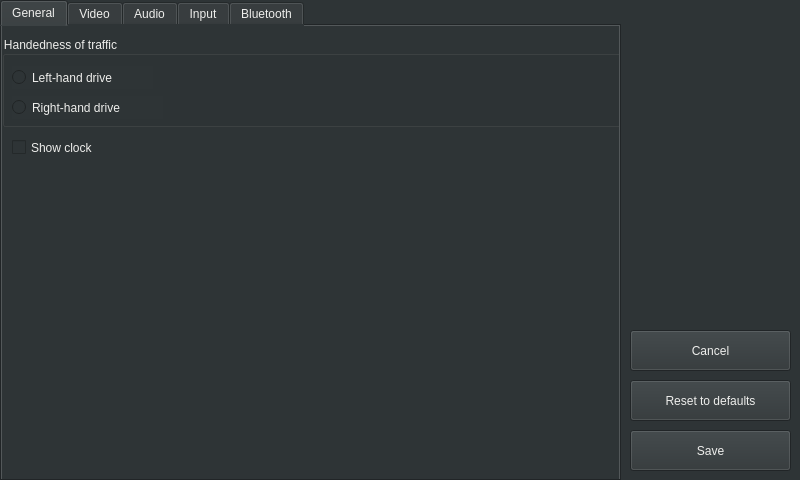
<?xml version="1.0" encoding="UTF-8"?>
<ui version="4.0">
 <class>SettingsWindow</class>
 <widget class="QWidget" name="SettingsWindow">
  <property name="geometry">
   <rect>
    <x>0</x>
    <y>0</y>
    <width>800</width>
    <height>480</height>
   </rect>
  </property>
  <property name="minimumSize">
   <size>
    <width>800</width>
    <height>480</height>
   </size>
  </property>
  <property name="maximumSize">
   <size>
    <width>800</width>
    <height>480</height>
   </size>
  </property>
  <property name="windowTitle">
   <string>Settings</string>
  </property>
  <property name="styleSheet">
   <string notr="true">background-color: rgb(46, 52, 54);
color: rgb(238, 238, 236);</string>
  </property>
  <widget class="QPushButton" name="pushButtonSave">
   <property name="geometry">
    <rect>
     <x>630</x>
     <y>430</y>
     <width>161</width>
     <height>41</height>
    </rect>
   </property>
   <property name="text">
    <string>Save</string>
   </property>
   <property name="autoDefault">
    <bool>false</bool>
   </property>
  </widget>
  <widget class="QPushButton" name="pushButtonCancel">
   <property name="geometry">
    <rect>
     <x>630</x>
     <y>330</y>
     <width>161</width>
     <height>41</height>
    </rect>
   </property>
   <property name="text">
    <string>Cancel</string>
   </property>
   <property name="autoDefault">
    <bool>false</bool>
   </property>
   <property name="default">
    <bool>false</bool>
   </property>
  </widget>
  <widget class="QTabWidget" name="tabWidget">
   <property name="geometry">
    <rect>
     <x>0</x>
     <y>0</y>
     <width>621</width>
     <height>481</height>
    </rect>
   </property>
   <property name="currentIndex">
    <number>0</number>
   </property>
   <widget class="QWidget" name="tabGeneral">
    <attribute name="title">
     <string>General</string>
    </attribute>
    <widget class="QGroupBox" name="groupBoxHandenessOfTraffic">
     <property name="geometry">
      <rect>
       <x>0</x>
       <y>10</y>
       <width>621</width>
       <height>91</height>
      </rect>
     </property>
     <property name="title">
      <string>Handedness of traffic</string>
     </property>
     <widget class="QRadioButton" name="radioButtonLeftHandDrive">
      <property name="geometry">
       <rect>
        <x>10</x>
        <y>30</y>
        <width>141</width>
        <height>23</height>
       </rect>
      </property>
      <property name="text">
       <string>Left-hand drive</string>
      </property>
     </widget>
     <widget class="QRadioButton" name="radioButtonRightHandDrive">
      <property name="geometry">
       <rect>
        <x>10</x>
        <y>60</y>
        <width>151</width>
        <height>23</height>
       </rect>
      </property>
      <property name="text">
       <string>Right-hand drive</string>
      </property>
     </widget>
    </widget>
    <widget class="QCheckBox" name="checkBoxShowClock">
     <property name="geometry">
      <rect>
       <x>10</x>
       <y>110</y>
       <width>111</width>
       <height>23</height>
      </rect>
     </property>
     <property name="text">
      <string>Show clock</string>
     </property>
    </widget>
   </widget>
   <widget class="QWidget" name="tabVideo">
    <attribute name="title">
     <string>Video</string>
    </attribute>
    <widget class="QGroupBox" name="groupBoxResolution">
     <property name="geometry">
      <rect>
       <x>0</x>
       <y>80</y>
       <width>621</width>
       <height>141</height>
      </rect>
     </property>
     <property name="title">
      <string>Resolution</string>
     </property>
     <widget class="QRadioButton" name="radioButton480p">
      <property name="geometry">
       <rect>
        <x>10</x>
        <y>30</y>
        <width>71</width>
        <height>23</height>
       </rect>
      </property>
      <property name="text">
       <string>480p</string>
      </property>
     </widget>
     <widget class="QRadioButton" name="radioButton720p">
      <property name="geometry">
       <rect>
        <x>120</x>
        <y>30</y>
        <width>71</width>
        <height>23</height>
       </rect>
      </property>
      <property name="text">
       <string>720p</string>
      </property>
     </widget>
     <widget class="QRadioButton" name="radioButton1080p">
      <property name="geometry">
       <rect>
        <x>230</x>
        <y>30</y>
        <width>81</width>
        <height>23</height>
       </rect>
      </property>
      <property name="text">
       <string>1080p</string>
      </property>
     </widget>
     <widget class="QLabel" name="labelResolutionWarning">
      <property name="geometry">
       <rect>
        <x>50</x>
        <y>60</y>
        <width>561</width>
        <height>71</height>
       </rect>
      </property>
      <property name="text">
       <string>&lt;html&gt;&lt;head/&gt;&lt;body&gt;&lt;p align=&quot;justify&quot;&gt;&lt;span style=&quot; font-style:italic;&quot;&gt;720p and 1080p must be activated in hidden Developer settings of Android Auto application.&lt;/span&gt;&lt;/p&gt;&lt;/body&gt;&lt;/html&gt;</string>
      </property>
      <property name="wordWrap">
       <bool>true</bool>
      </property>
      <property name="margin">
       <number>10</number>
      </property>
     </widget>
     <widget class="QLabel" name="labelResolutionWarningIcon">
      <property name="geometry">
       <rect>
        <x>20</x>
        <y>60</y>
        <width>31</width>
        <height>71</height>
       </rect>
      </property>
      <property name="text">
       <string>&lt;html&gt;&lt;head/&gt;&lt;body&gt;&lt;p align=&quot;justify&quot;&gt;&lt;img src=&quot;:/ico_warning.png&quot;/&gt;&lt;/p&gt;&lt;/body&gt;&lt;/html&gt;</string>
      </property>
     </widget>
    </widget>
    <widget class="QGroupBox" name="groupBoxFrameRate">
     <property name="geometry">
      <rect>
       <x>0</x>
       <y>10</y>
       <width>621</width>
       <height>61</height>
      </rect>
     </property>
     <property name="title">
      <string>Frame rate</string>
     </property>
     <widget class="QRadioButton" name="radioButton60FPS">
      <property name="geometry">
       <rect>
        <x>120</x>
        <y>30</y>
        <width>81</width>
        <height>23</height>
       </rect>
      </property>
      <property name="text">
       <string>60 FPS</string>
      </property>
     </widget>
     <widget class="QRadioButton" name="radioButton30FPS">
      <property name="geometry">
       <rect>
        <x>10</x>
        <y>30</y>
        <width>81</width>
        <height>23</height>
       </rect>
      </property>
      <property name="text">
       <string>30 FPS</string>
      </property>
     </widget>
    </widget>
    <widget class="QGroupBox" name="groupBoxOmxLayerIndex">
     <property name="geometry">
      <rect>
       <x>0</x>
       <y>230</y>
       <width>621</width>
       <height>121</height>
      </rect>
     </property>
     <property name="title">
      <string>Display</string>
     </property>
     <widget class="QLabel" name="labelOmxLayerIndex">
      <property name="geometry">
       <rect>
        <x>10</x>
        <y>40</y>
        <width>91</width>
        <height>21</height>
       </rect>
      </property>
      <property name="text">
       <string>Layer index:</string>
      </property>
     </widget>
     <widget class="QLabel" name="labelBluetoothAddressFormatInfo_2">
      <property name="geometry">
       <rect>
        <x>60</x>
        <y>80</y>
        <width>311</width>
        <height>31</height>
       </rect>
      </property>
      <property name="text">
       <string>&lt;html&gt;&lt;head/&gt;&lt;body&gt;&lt;p&gt;&lt;span style=&quot; font-size:10pt; font-style:italic;&quot;&gt;OMX Layer is used only in case of OMX video output.&lt;/span&gt;&lt;/p&gt;&lt;/body&gt;&lt;/html&gt;</string>
      </property>
     </widget>
     <widget class="QLabel" name="labelBluetoothAddressFormatInfoIcon_2">
      <property name="geometry">
       <rect>
        <x>30</x>
        <y>80</y>
        <width>21</width>
        <height>31</height>
       </rect>
      </property>
      <property name="text">
       <string>&lt;html&gt;&lt;head/&gt;&lt;body&gt;&lt;p&gt;&lt;img src=&quot;:/ico_info.png&quot;/&gt;&lt;/p&gt;&lt;/body&gt;&lt;/html&gt;</string>
      </property>
     </widget>
     <widget class="QSpinBox" name="spinBoxOmxLayerIndex">
      <property name="geometry">
       <rect>
        <x>100</x>
        <y>30</y>
        <width>71</width>
        <height>41</height>
       </rect>
      </property>
     </widget>
     <widget class="QLabel" name="labelVideoMarginWidth">
      <property name="geometry">
       <rect>
        <x>200</x>
        <y>40</y>
        <width>101</width>
        <height>21</height>
       </rect>
      </property>
      <property name="text">
       <string>Margin width:</string>
      </property>
     </widget>
     <widget class="QSpinBox" name="spinBoxVideoMarginWidth">
      <property name="geometry">
       <rect>
        <x>310</x>
        <y>30</y>
        <width>71</width>
        <height>41</height>
       </rect>
      </property>
      <property name="maximum">
       <number>99999</number>
      </property>
     </widget>
     <widget class="QLabel" name="labelVideoMarginHeight">
      <property name="geometry">
       <rect>
        <x>410</x>
        <y>40</y>
        <width>111</width>
        <height>21</height>
       </rect>
      </property>
      <property name="text">
       <string>Margin height:</string>
      </property>
     </widget>
     <widget class="QSpinBox" name="spinBoxVideoMarginHeight">
      <property name="geometry">
       <rect>
        <x>520</x>
        <y>30</y>
        <width>71</width>
        <height>41</height>
       </rect>
      </property>
      <property name="maximum">
       <number>99999</number>
      </property>
     </widget>
    </widget>
    <widget class="QGroupBox" name="groupBoxScreenDPI">
     <property name="geometry">
      <rect>
       <x>0</x>
       <y>360</y>
       <width>621</width>
       <height>81</height>
      </rect>
     </property>
     <property name="title">
      <string>Screen DPI</string>
     </property>
     <widget class="QLabel" name="labelScreenDPIValue">
      <property name="geometry">
       <rect>
        <x>570</x>
        <y>40</y>
        <width>41</width>
        <height>31</height>
       </rect>
      </property>
      <property name="text">
       <string>400</string>
      </property>
     </widget>
     <widget class="QSlider" name="horizontalSliderScreenDPI">
      <property name="geometry">
       <rect>
        <x>20</x>
        <y>40</y>
        <width>531</width>
        <height>31</height>
       </rect>
      </property>
      <property name="maximum">
       <number>400</number>
      </property>
      <property name="orientation">
       <enum>Qt::Horizontal</enum>
      </property>
     </widget>
    </widget>
   </widget>
   <widget class="QWidget" name="tabAudio">
    <attribute name="title">
     <string>Audio</string>
    </attribute>
    <widget class="QGroupBox" name="groupBoxAudioChannels">
     <property name="geometry">
      <rect>
       <x>-1</x>
       <y>10</y>
       <width>621</width>
       <height>111</height>
      </rect>
     </property>
     <property name="title">
      <string>Audio channels</string>
     </property>
     <widget class="QCheckBox" name="checkBoxMusicAudioChannel">
      <property name="geometry">
       <rect>
        <x>10</x>
        <y>30</y>
        <width>131</width>
        <height>23</height>
       </rect>
      </property>
      <property name="text">
       <string>Music channel</string>
      </property>
     </widget>
     <widget class="QCheckBox" name="checkBoxSpeechAudioChannel">
      <property name="geometry">
       <rect>
        <x>160</x>
        <y>30</y>
        <width>131</width>
        <height>23</height>
       </rect>
      </property>
      <property name="text">
       <string>Speech channel</string>
      </property>
     </widget>
     <widget class="QLabel" name="labelAudioChannelDescription">
      <property name="geometry">
       <rect>
        <x>60</x>
        <y>70</y>
        <width>511</width>
        <height>31</height>
       </rect>
      </property>
      <property name="text">
       <string>&lt;html&gt;&lt;head/&gt;&lt;body&gt;&lt;p&gt;&lt;span style=&quot; font-size:10pt; font-style:italic;&quot;&gt;Disable audio channel if you need custom audio routing e.g. via A2DP or AUX.&lt;/span&gt;&lt;/p&gt;&lt;/body&gt;&lt;/html&gt;</string>
      </property>
     </widget>
     <widget class="QLabel" name="labelAudioChannelDescriptionIcon">
      <property name="geometry">
       <rect>
        <x>30</x>
        <y>70</y>
        <width>21</width>
        <height>31</height>
       </rect>
      </property>
      <property name="text">
       <string>&lt;html&gt;&lt;head/&gt;&lt;body&gt;&lt;p&gt;&lt;img src=&quot;:/ico_info.png&quot;/&gt;&lt;/p&gt;&lt;/body&gt;&lt;/html&gt;</string>
      </property>
     </widget>
    </widget>
    <widget class="QGroupBox" name="groupBoxAudioOutputBackend">
     <property name="geometry">
      <rect>
       <x>0</x>
       <y>130</y>
       <width>621</width>
       <height>61</height>
      </rect>
     </property>
     <property name="title">
      <string>Output backend</string>
     </property>
     <widget class="QRadioButton" name="radioButtonRtAudio">
      <property name="geometry">
       <rect>
        <x>10</x>
        <y>30</y>
        <width>112</width>
        <height>23</height>
       </rect>
      </property>
      <property name="text">
       <string>RT audio</string>
      </property>
     </widget>
     <widget class="QRadioButton" name="radioButtonQtAudio">
      <property name="geometry">
       <rect>
        <x>140</x>
        <y>30</y>
        <width>112</width>
        <height>23</height>
       </rect>
      </property>
      <property name="text">
       <string>Qt</string>
      </property>
     </widget>
    </widget>
   </widget>
   <widget class="QWidget" name="tabInput">
    <attribute name="title">
     <string>Input</string>
    </attribute>
    <widget class="QCheckBox" name="checkBoxEnableTouchscreen">
     <property name="geometry">
      <rect>
       <x>0</x>
       <y>10</y>
       <width>161</width>
       <height>23</height>
      </rect>
     </property>
     <property name="text">
      <string>Enable touchscreen</string>
     </property>
    </widget>
    <widget class="QListWidget" name="listWidgetButtons">
     <property name="geometry">
      <rect>
       <x>0</x>
       <y>70</y>
       <width>621</width>
       <height>381</height>
      </rect>
     </property>
     <property name="selectionMode">
      <enum>QAbstractItemView::MultiSelection</enum>
     </property>
    </widget>
    <widget class="QLabel" name="labelButtons">
     <property name="geometry">
      <rect>
       <x>10</x>
       <y>50</y>
       <width>67</width>
       <height>17</height>
      </rect>
     </property>
     <property name="text">
      <string>Buttons</string>
     </property>
    </widget>
    <widget class="QCheckBox" name="checkBoxPlayButton">
     <property name="geometry">
      <rect>
       <x>20</x>
       <y>80</y>
       <width>92</width>
       <height>23</height>
      </rect>
     </property>
     <property name="text">
      <string>Play</string>
     </property>
    </widget>
    <widget class="QCheckBox" name="checkBoxPauseButton">
     <property name="geometry">
      <rect>
       <x>20</x>
       <y>120</y>
       <width>92</width>
       <height>23</height>
      </rect>
     </property>
     <property name="text">
      <string>Pause</string>
     </property>
    </widget>
    <widget class="QCheckBox" name="checkBoxTogglePlayButton">
     <property name="geometry">
      <rect>
       <x>20</x>
       <y>160</y>
       <width>111</width>
       <height>23</height>
      </rect>
     </property>
     <property name="text">
      <string>Toggle play</string>
     </property>
    </widget>
    <widget class="QCheckBox" name="checkBoxNextTrackButton">
     <property name="geometry">
      <rect>
       <x>20</x>
       <y>200</y>
       <width>92</width>
       <height>23</height>
      </rect>
     </property>
     <property name="text">
      <string>Next track</string>
     </property>
    </widget>
    <widget class="QCheckBox" name="checkBoxPreviousTrackButton">
     <property name="geometry">
      <rect>
       <x>20</x>
       <y>240</y>
       <width>121</width>
       <height>23</height>
      </rect>
     </property>
     <property name="text">
      <string>Previous track</string>
     </property>
    </widget>
    <widget class="QCheckBox" name="checkBoxHomeButton">
     <property name="geometry">
      <rect>
       <x>20</x>
       <y>280</y>
       <width>92</width>
       <height>23</height>
      </rect>
     </property>
     <property name="text">
      <string>Home</string>
     </property>
    </widget>
    <widget class="QCheckBox" name="checkBoxBackButton">
     <property name="geometry">
      <rect>
       <x>200</x>
       <y>320</y>
       <width>92</width>
       <height>23</height>
      </rect>
     </property>
     <property name="text">
      <string>Back</string>
     </property>
    </widget>
    <widget class="QCheckBox" name="checkBoxEnterButton">
     <property name="geometry">
      <rect>
       <x>200</x>
       <y>360</y>
       <width>92</width>
       <height>23</height>
      </rect>
     </property>
     <property name="text">
      <string>Enter</string>
     </property>
    </widget>
    <widget class="QCheckBox" name="checkBoxPhoneButton">
     <property name="geometry">
      <rect>
       <x>20</x>
       <y>320</y>
       <width>92</width>
       <height>23</height>
      </rect>
     </property>
     <property name="text">
      <string>Phone</string>
     </property>
    </widget>
    <widget class="QCheckBox" name="checkBoxCallEndButton">
     <property name="geometry">
      <rect>
       <x>20</x>
       <y>360</y>
       <width>92</width>
       <height>23</height>
      </rect>
     </property>
     <property name="text">
      <string>Call end</string>
     </property>
    </widget>
    <widget class="QCheckBox" name="checkBoxNightButton">
      <property name="geometry">
      <rect>
       <x>20</x>
       <y>400</y>
       <width>92</width>
       <height>23</height>
      </rect>
     </property>
     <property name="text">
      <string>Night Mode</string>
     </property>
    </widget>
    <widget class="QCheckBox" name="checkBoxVoiceCommandButton">
     <property name="geometry">
      <rect>
       <x>200</x>
       <y>80</y>
       <width>141</width>
       <height>23</height>
      </rect>
     </property>
     <property name="text">
      <string>Voice command</string>
     </property>
    </widget>
    <widget class="QCheckBox" name="checkBoxLeftButton">
     <property name="geometry">
      <rect>
       <x>200</x>
       <y>120</y>
       <width>92</width>
       <height>23</height>
      </rect>
     </property>
     <property name="text">
      <string>Left</string>
     </property>
    </widget>
    <widget class="QCheckBox" name="checkBoxRightButton">
     <property name="geometry">
      <rect>
       <x>200</x>
       <y>160</y>
       <width>92</width>
       <height>23</height>
      </rect>
     </property>
     <property name="text">
      <string>Right</string>
     </property>
    </widget>
    <widget class="QCheckBox" name="checkBoxUpButton">
     <property name="geometry">
      <rect>
       <x>200</x>
       <y>200</y>
       <width>92</width>
       <height>23</height>
      </rect>
     </property>
     <property name="text">
      <string>Up</string>
     </property>
    </widget>
    <widget class="QCheckBox" name="checkBoxDownButton">
     <property name="geometry">
      <rect>
       <x>200</x>
       <y>240</y>
       <width>92</width>
       <height>23</height>
      </rect>
     </property>
     <property name="text">
      <string>Down</string>
     </property>
    </widget>
    <widget class="QCheckBox" name="checkBoxScrollWheelButton">
     <property name="geometry">
      <rect>
       <x>200</x>
       <y>280</y>
       <width>111</width>
       <height>23</height>
      </rect>
     </property>
     <property name="text">
      <string>Scroll wheel</string>
     </property>
    </widget>
    <widget class="QPushButton" name="pushButtonSelectAll">
     <property name="geometry">
      <rect>
       <x>490</x>
       <y>80</y>
       <width>121</width>
       <height>41</height>
      </rect>
     </property>
     <property name="text">
      <string>Select all</string>
     </property>
     <property name="autoDefault">
      <bool>false</bool>
     </property>
    </widget>
    <widget class="QPushButton" name="pushButtonClearSelection">
     <property name="geometry">
      <rect>
       <x>490</x>
       <y>140</y>
       <width>121</width>
       <height>41</height>
      </rect>
     </property>
     <property name="text">
      <string>Clear selection</string>
     </property>
     <property name="autoDefault">
      <bool>false</bool>
     </property>
    </widget>
    <widget class="QPushButton" name="pushButtonShowBindings">
     <property name="geometry">
      <rect>
       <x>490</x>
       <y>200</y>
       <width>121</width>
       <height>41</height>
      </rect>
     </property>
     <property name="text">
      <string>Show bindings</string>
     </property>
     <property name="autoDefault">
      <bool>false</bool>
     </property>
    </widget>
   </widget>
   <widget class="QWidget" name="tabBluetooth">
    <attribute name="title">
     <string>Bluetooth</string>
    </attribute>
    <widget class="QGroupBox" name="groupBoxBluetoothAdapter">
     <property name="geometry">
      <rect>
       <x>0</x>
       <y>10</y>
       <width>621</width>
       <height>441</height>
      </rect>
     </property>
     <property name="title">
      <string>Bluetooth adapter</string>
     </property>
     <widget class="QRadioButton" name="radioButtonDisableBluetooth">
      <property name="geometry">
       <rect>
        <x>20</x>
        <y>30</y>
        <width>171</width>
        <height>23</height>
       </rect>
      </property>
      <property name="text">
       <string>Disable bluetooth</string>
      </property>
     </widget>
     <widget class="QRadioButton" name="radioButtonUseExternalBluetoothAdapter">
      <property name="geometry">
       <rect>
        <x>20</x>
        <y>90</y>
        <width>171</width>
        <height>23</height>
       </rect>
      </property>
      <property name="text">
       <string>Use external adapter</string>
      </property>
     </widget>
     <widget class="QLineEdit" name="lineEditExternalBluetoothAdapterAddress">
      <property name="geometry">
       <rect>
        <x>130</x>
        <y>120</y>
        <width>231</width>
        <height>31</height>
       </rect>
      </property>
     </widget>
     <widget class="QLabel" name="labelBluetoothAdapterAddress">
      <property name="geometry">
       <rect>
        <x>60</x>
        <y>120</y>
        <width>67</width>
        <height>31</height>
       </rect>
      </property>
      <property name="text">
       <string>Address:</string>
      </property>
     </widget>
     <widget class="QLabel" name="labelBluetoothAddressFormatInfo">
      <property name="geometry">
       <rect>
        <x>180</x>
        <y>160</y>
        <width>271</width>
        <height>31</height>
       </rect>
      </property>
      <property name="text">
       <string>&lt;html&gt;&lt;head/&gt;&lt;body&gt;&lt;p&gt;&lt;span style=&quot; font-size:10pt; font-style:italic; color:#babdb6;&quot;&gt;Provide address in format AA:BB:CC:DD:EE:FF.&lt;/span&gt;&lt;/p&gt;&lt;/body&gt;&lt;/html&gt;</string>
      </property>
     </widget>
     <widget class="QLabel" name="labelBluetoothAddressFormatInfoIcon">
      <property name="geometry">
       <rect>
        <x>150</x>
        <y>160</y>
        <width>21</width>
        <height>31</height>
       </rect>
      </property>
      <property name="text">
       <string>&lt;html&gt;&lt;head/&gt;&lt;body&gt;&lt;p&gt;&lt;img src=&quot;:/ico_info.png&quot;/&gt;&lt;/p&gt;&lt;/body&gt;&lt;/html&gt;</string>
      </property>
     </widget>
     <widget class="QRadioButton" name="radioButtonUseLocalBluetoothAdapter">
      <property name="geometry">
       <rect>
        <x>20</x>
        <y>60</y>
        <width>151</width>
        <height>23</height>
       </rect>
      </property>
      <property name="text">
       <string>Use local adapter</string>
      </property>
     </widget>
     <widget class="QLabel" name="labelPairWarningIcon">
      <property name="geometry">
       <rect>
        <x>10</x>
        <y>206</y>
        <width>31</width>
        <height>41</height>
       </rect>
      </property>
      <property name="text">
       <string>&lt;html&gt;&lt;head/&gt;&lt;body&gt;&lt;p&gt;&lt;img src=&quot;:/ico_warning.png&quot;/&gt;&lt;/p&gt;&lt;/body&gt;&lt;/html&gt;</string>
      </property>
     </widget>
     <widget class="QLabel" name="labelPairWarning">
      <property name="geometry">
       <rect>
        <x>50</x>
        <y>210</y>
        <width>501</width>
        <height>31</height>
       </rect>
      </property>
      <property name="text">
       <string>In order to use bluetooth features please remember to pair your device.</string>
      </property>
     </widget>
    </widget>
   </widget>
  </widget>
  <widget class="QLabel" name="labelSettingsIcon">
   <property name="geometry">
    <rect>
     <x>650</x>
     <y>80</y>
     <width>131</width>
     <height>151</height>
    </rect>
   </property>
   <property name="text">
    <string>&lt;html&gt;&lt;head/&gt;&lt;body&gt;&lt;p&gt;&lt;img src=&quot;:/ico_setting.png&quot;/&gt;&lt;/p&gt;&lt;/body&gt;&lt;/html&gt;</string>
   </property>
  </widget>
  <widget class="QPushButton" name="pushButtonResetToDefaults">
   <property name="geometry">
    <rect>
     <x>630</x>
     <y>380</y>
     <width>161</width>
     <height>41</height>
    </rect>
   </property>
   <property name="text">
    <string>Reset to defaults</string>
   </property>
   <property name="autoDefault">
    <bool>false</bool>
   </property>
  </widget>
 </widget>
 <tabstops>
  <tabstop>pushButtonCancel</tabstop>
  <tabstop>pushButtonResetToDefaults</tabstop>
  <tabstop>pushButtonSave</tabstop>
  <tabstop>tabWidget</tabstop>
  <tabstop>radioButtonLeftHandDrive</tabstop>
  <tabstop>radioButtonRightHandDrive</tabstop>
  <tabstop>checkBoxShowClock</tabstop>
  <tabstop>radioButton30FPS</tabstop>
  <tabstop>radioButton60FPS</tabstop>
  <tabstop>radioButton480p</tabstop>
  <tabstop>radioButton720p</tabstop>
  <tabstop>radioButton1080p</tabstop>
  <tabstop>spinBoxOmxLayerIndex</tabstop>
  <tabstop>spinBoxVideoMarginWidth</tabstop>
  <tabstop>spinBoxVideoMarginHeight</tabstop>
  <tabstop>horizontalSliderScreenDPI</tabstop>
  <tabstop>checkBoxMusicAudioChannel</tabstop>
  <tabstop>checkBoxSpeechAudioChannel</tabstop>
  <tabstop>radioButtonRtAudio</tabstop>
  <tabstop>radioButtonQtAudio</tabstop>
  <tabstop>checkBoxEnableTouchscreen</tabstop>
  <tabstop>listWidgetButtons</tabstop>
  <tabstop>checkBoxPlayButton</tabstop>
  <tabstop>checkBoxPauseButton</tabstop>
  <tabstop>checkBoxTogglePlayButton</tabstop>
  <tabstop>checkBoxNextTrackButton</tabstop>
  <tabstop>checkBoxPreviousTrackButton</tabstop>
  <tabstop>checkBoxHomeButton</tabstop>
  <tabstop>checkBoxPhoneButton</tabstop>
  <tabstop>checkBoxCallEndButton</tabstop>
  <tabstop>checkBoxVoiceCommandButton</tabstop>
  <tabstop>checkBoxLeftButton</tabstop>
  <tabstop>checkBoxRightButton</tabstop>
  <tabstop>checkBoxUpButton</tabstop>
  <tabstop>checkBoxDownButton</tabstop>
  <tabstop>checkBoxScrollWheelButton</tabstop>
  <tabstop>checkBoxBackButton</tabstop>
  <tabstop>checkBoxEnterButton</tabstop>
  <tabstop>pushButtonSelectAll</tabstop>
  <tabstop>pushButtonClearSelection</tabstop>
  <tabstop>pushButtonShowBindings</tabstop>
  <tabstop>radioButtonDisableBluetooth</tabstop>
  <tabstop>radioButtonUseLocalBluetoothAdapter</tabstop>
  <tabstop>radioButtonUseExternalBluetoothAdapter</tabstop>
  <tabstop>lineEditExternalBluetoothAdapterAddress</tabstop>
 </tabstops>
 <resources/>
 <connections/>
</ui>
